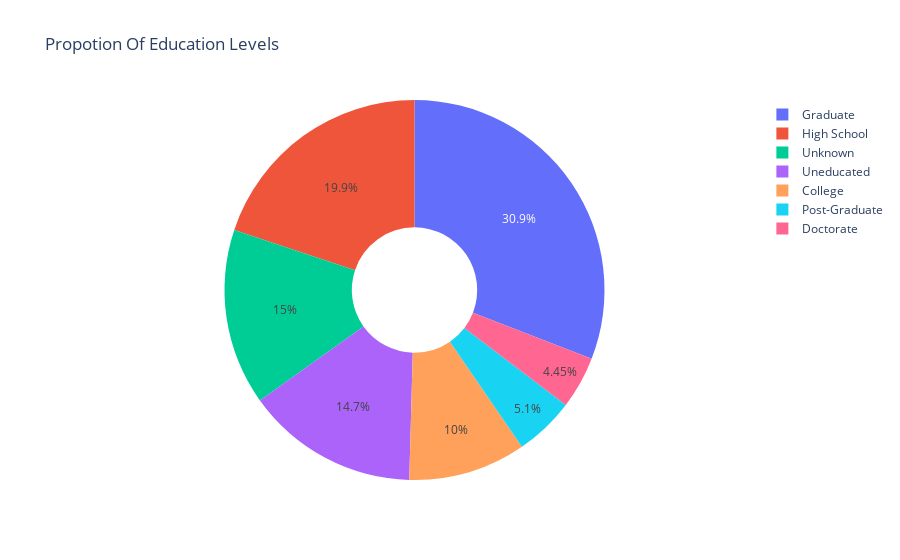

The notebook cell this image was saved under:
### Code cell
ex.pie(data,names='Education_Level',title='Propotion Of Education Levels',hole=0.33)

### Figure 1 — Plotly figure (JSON) as saved in the notebook; plotly's stock layout.template omitted (floating-point values rounded to 4 significant figures; data arrays with more than 128 entries replaced by an {"elided": "..."} marker saying what was removed)
{"data": [{"domain": {"x": [0, 1], "y": [0, 1]}, "hole": 0.33, "hovertemplate": "Education_Level=%{label}<extra></extra>", "labels": {"elided": "10127 str values"}, "legendgroup": "", "name": "", "showlegend": true, "type": "pie"}], "layout": {"legend": {"tracegroupgap": 0}, "title": {"text": "Propotion Of Education Levels"}}}
